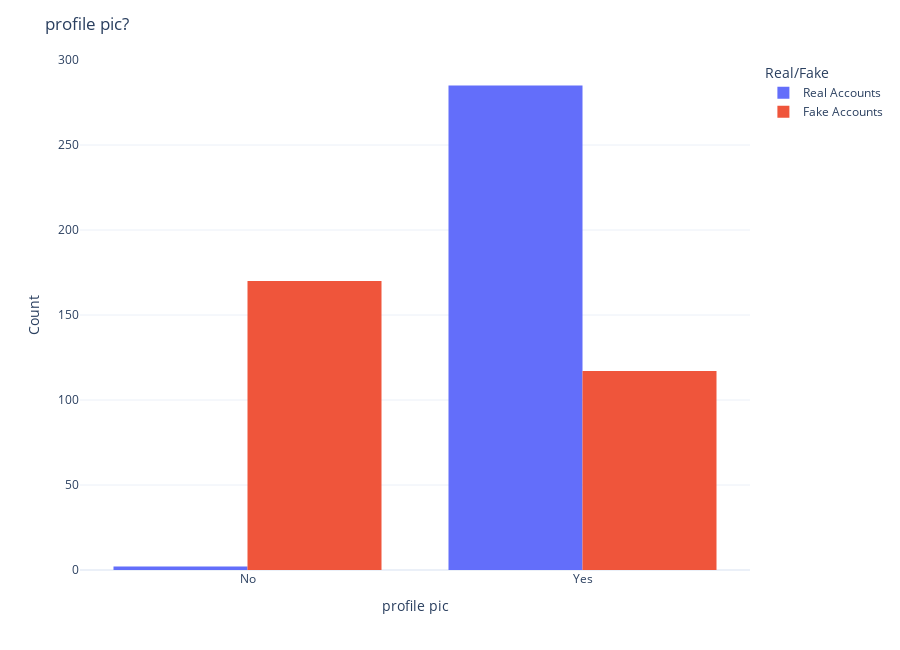
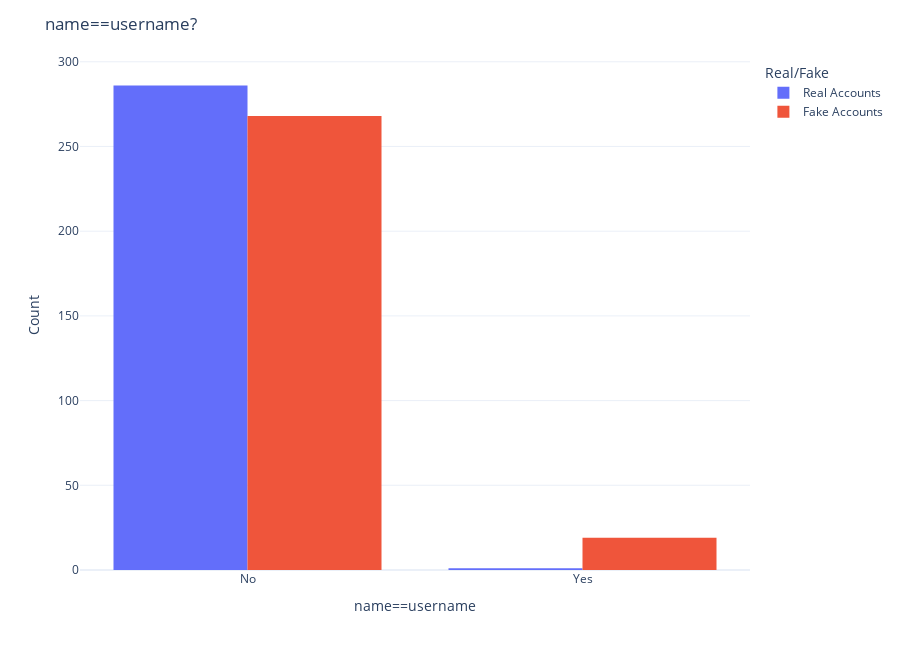
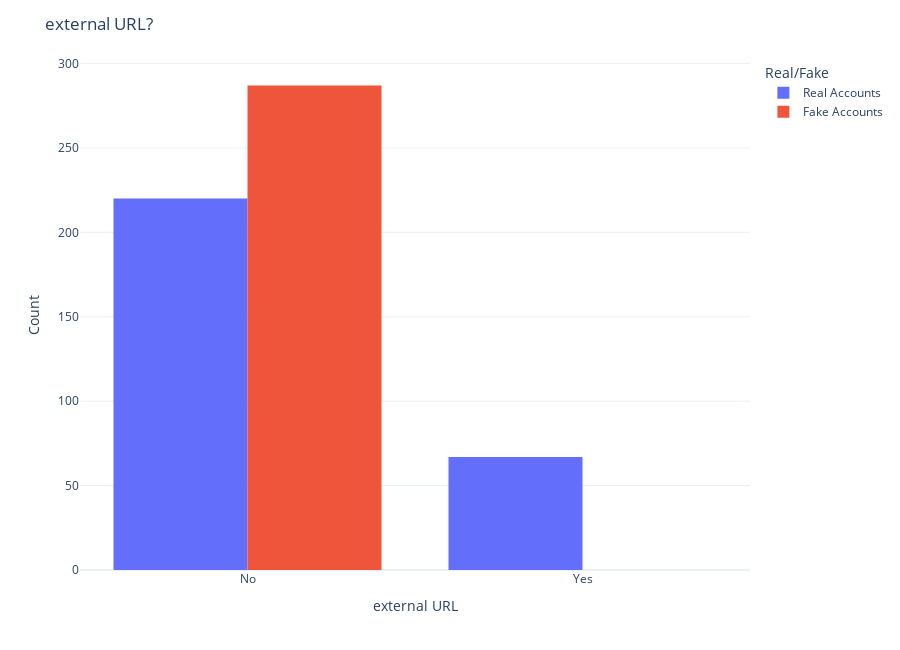
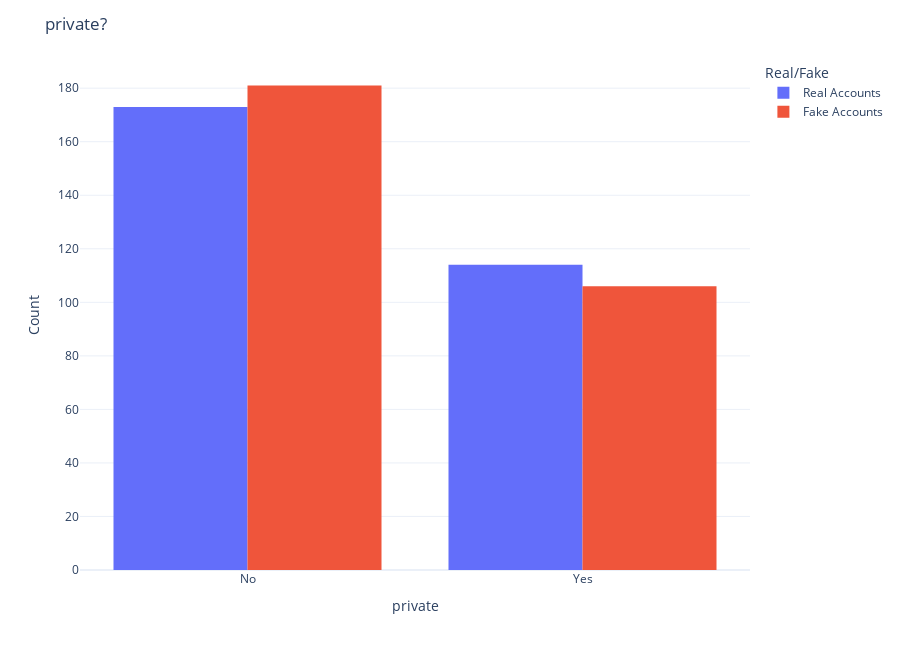

The notebook cell these images were saved under, in order:
### Code cell
create_barplots(train,newdf)

### Figure 1 — Plotly figure (JSON) as saved in the notebook; plotly's stock layout.template omitted (floating-point values rounded to 4 significant figures; data arrays with more than 128 entries replaced by an {"elided": "..."} marker saying what was removed)
{"data": [{"alignmentgroup": "True", "bingroup": "x", "hovertemplate": "Real/Fake=Real Accounts<br>profile pic=%{x}<br>count=%{y}<extra></extra>", "legendgroup": "Real Accounts", "marker": {"color": "#636EFA", "pattern": {"shape": ""}}, "name": "Real Accounts", "offsetgroup": "Real Accounts", "orientation": "v", "showlegend": true, "type": "histogram", "x": {"elided": "287 int values"}, "xaxis": "x", "yaxis": "y"}, {"alignmentgroup": "True", "bingroup": "x", "hovertemplate": "Real/Fake=Fake Accounts<br>profile pic=%{x}<br>count=%{y}<extra></extra>", "legendgroup": "Fake Accounts", "marker": {"color": "#EF553B", "pattern": {"shape": ""}}, "name": "Fake Accounts", "offsetgroup": "Fake Accounts", "orientation": "v", "showlegend": true, "type": "histogram", "x": {"elided": "287 int values"}, "xaxis": "x", "yaxis": "y"}], "layout": {"barmode": "group", "height": 650, "legend": {"title": {"text": "Real/Fake"}, "tracegroupgap": 0}, "margin": {"t": 60}, "title": {"text": "profile pic?"}, "xaxis": {"anchor": "y", "domain": [0, 1], "tickmode": "array", "ticktext": ["No", "Yes"], "tickvals": [0, 1], "title": {"text": "profile pic"}}, "yaxis": {"anchor": "x", "domain": [0, 1], "title": {"text": "Count"}}}}

### Figure 2 — Plotly figure (JSON) as saved in the notebook; plotly's stock layout.template omitted (floating-point values rounded to 4 significant figures; data arrays with more than 128 entries replaced by an {"elided": "..."} marker saying what was removed)
{"data": [{"alignmentgroup": "True", "bingroup": "x", "hovertemplate": "Real/Fake=Real Accounts<br>name==username=%{x}<br>count=%{y}<extra></extra>", "legendgroup": "Real Accounts", "marker": {"color": "#636EFA", "pattern": {"shape": ""}}, "name": "Real Accounts", "offsetgroup": "Real Accounts", "orientation": "v", "showlegend": true, "type": "histogram", "x": {"elided": "287 int values"}, "xaxis": "x", "yaxis": "y"}, {"alignmentgroup": "True", "bingroup": "x", "hovertemplate": "Real/Fake=Fake Accounts<br>name==username=%{x}<br>count=%{y}<extra></extra>", "legendgroup": "Fake Accounts", "marker": {"color": "#EF553B", "pattern": {"shape": ""}}, "name": "Fake Accounts", "offsetgroup": "Fake Accounts", "orientation": "v", "showlegend": true, "type": "histogram", "x": {"elided": "287 int values"}, "xaxis": "x", "yaxis": "y"}], "layout": {"barmode": "group", "height": 650, "legend": {"title": {"text": "Real/Fake"}, "tracegroupgap": 0}, "margin": {"t": 60}, "title": {"text": "name==username?"}, "xaxis": {"anchor": "y", "domain": [0, 1], "tickmode": "array", "ticktext": ["No", "Yes"], "tickvals": [0, 1], "title": {"text": "name==username"}}, "yaxis": {"anchor": "x", "domain": [0, 1], "title": {"text": "Count"}}}}

### Figure 3 — Plotly figure (JSON) as saved in the notebook; plotly's stock layout.template omitted (floating-point values rounded to 4 significant figures; data arrays with more than 128 entries replaced by an {"elided": "..."} marker saying what was removed)
{"data": [{"alignmentgroup": "True", "bingroup": "x", "hovertemplate": "Real/Fake=Real Accounts<br>external URL=%{x}<br>count=%{y}<extra></extra>", "legendgroup": "Real Accounts", "marker": {"color": "#636EFA", "pattern": {"shape": ""}}, "name": "Real Accounts", "offsetgroup": "Real Accounts", "orientation": "v", "showlegend": true, "type": "histogram", "x": {"elided": "287 int values"}, "xaxis": "x", "yaxis": "y"}, {"alignmentgroup": "True", "bingroup": "x", "hovertemplate": "Real/Fake=Fake Accounts<br>external URL=%{x}<br>count=%{y}<extra></extra>", "legendgroup": "Fake Accounts", "marker": {"color": "#EF553B", "pattern": {"shape": ""}}, "name": "Fake Accounts", "offsetgroup": "Fake Accounts", "orientation": "v", "showlegend": true, "type": "histogram", "x": {"elided": "287 int values"}, "xaxis": "x", "yaxis": "y"}], "layout": {"barmode": "group", "height": 650, "legend": {"title": {"text": "Real/Fake"}, "tracegroupgap": 0}, "margin": {"t": 60}, "title": {"text": "external URL?"}, "xaxis": {"anchor": "y", "domain": [0, 1], "tickmode": "array", "ticktext": ["No", "Yes"], "tickvals": [0, 1], "title": {"text": "external URL"}}, "yaxis": {"anchor": "x", "domain": [0, 1], "title": {"text": "Count"}}}}

### Figure 4 — Plotly figure (JSON) as saved in the notebook; plotly's stock layout.template omitted (floating-point values rounded to 4 significant figures; data arrays with more than 128 entries replaced by an {"elided": "..."} marker saying what was removed)
{"data": [{"alignmentgroup": "True", "bingroup": "x", "hovertemplate": "Real/Fake=Real Accounts<br>private=%{x}<br>count=%{y}<extra></extra>", "legendgroup": "Real Accounts", "marker": {"color": "#636EFA", "pattern": {"shape": ""}}, "name": "Real Accounts", "offsetgroup": "Real Accounts", "orientation": "v", "showlegend": true, "type": "histogram", "x": {"elided": "287 int values"}, "xaxis": "x", "yaxis": "y"}, {"alignmentgroup": "True", "bingroup": "x", "hovertemplate": "Real/Fake=Fake Accounts<br>private=%{x}<br>count=%{y}<extra></extra>", "legendgroup": "Fake Accounts", "marker": {"color": "#EF553B", "pattern": {"shape": ""}}, "name": "Fake Accounts", "offsetgroup": "Fake Accounts", "orientation": "v", "showlegend": true, "type": "histogram", "x": {"elided": "287 int values"}, "xaxis": "x", "yaxis": "y"}], "layout": {"barmode": "group", "height": 650, "legend": {"title": {"text": "Real/Fake"}, "tracegroupgap": 0}, "margin": {"t": 60}, "title": {"text": "private?"}, "xaxis": {"anchor": "y", "domain": [0, 1], "tickmode": "array", "ticktext": ["No", "Yes"], "tickvals": [0, 1], "title": {"text": "private"}}, "yaxis": {"anchor": "x", "domain": [0, 1], "title": {"text": "Count"}}}}
